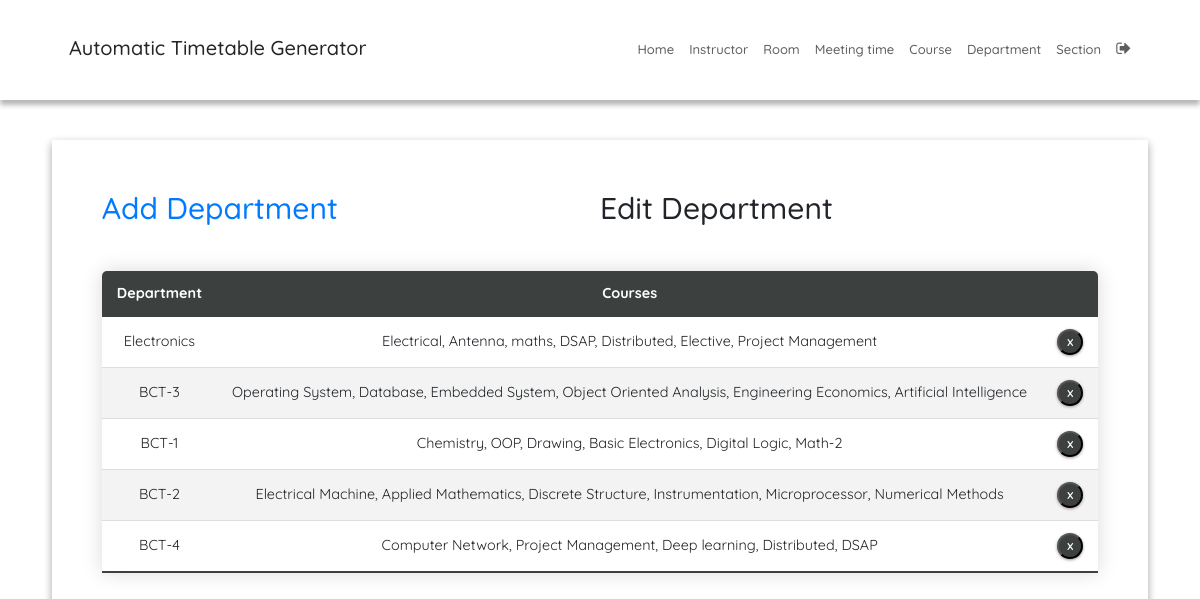
/departmentEdit/ (signed in), run on the app's committed database.
### SchedulerApp/models.py (models this page shows, shortened)
class Department(models.Model):
    dept_name = models.CharField(max_length=50)
    courses = models.ManyToManyField(Course)

### SchedulerApp/views.py (the view)
# urls.py: path('departmentEdit/', departmentEdit, name='departmentEdit'),
@login_required
def departmentEdit(request):
    course = defaultdict(list)
    for dept in Department.courses.through.objects.all():
        dept_name = Department.objects.filter(
            id=dept.department_id).values('dept_name')[0]['dept_name']
        course_name = Course.objects.filter(
            course_number=dept.course_id).values(
                'course_name')[0]['course_name']
        course[dept_name].append(course_name)
    context = {'departments': Department.objects.all(), 'course': course}
    return render(request, 'departmentEdit.html', context)

### SchedulerApp/templatetags/index.py (called while the page is built)
@register.filter
def dictKey(d, k):
    return ', '.join(d[k]) or ''

@register.tag
def active(parser, token):
    args = token.split_contents()
    template_tag = args[0]
    if len(args) < 2:
        raise (template.TemplateSyntaxError, f'{template_tag} tag requires at least one argument')
    return NavSelectedNode(args[1:])

    def render(self, context):
        path = context['request'].path
        for p in self.patterns:
            pValue = template.Variable(p).resolve(context)
            if path == pValue:
                return 'active'
        return ''

### templates/departmentEdit.html (shortened to what this page needs)
{% extends 'base.html' %}
{% block content %}
{% load static %}
{% load index %}
<fieldset class="fieldset">
  <div class="tablink">
    <a href="{% url 'departmentAdd'%}">
      <h1 onclick="openPage('new')" id="defaultOpen">Add Department</h1>
    </a>
    <h1 onclick="openPage('edit')" id="link_to_edit">Edit Department</h1>
  </div>
  <div class="tabcontent" id="edit">
    <table class="editTable">
      <thead>
        <tr class="table-headers">
          <th>Department</th>
          <th>Courses</th>
          <th class="empty"></th>
        </tr>
      </thead>
      <tbody>
        {% for dept in departments %}
        <tr>
          <td>{{dept.dept_name}}</td>
          <td>{{course|dictKey:dept.dept_name}}</td>
          <td class="empty">
            <form action="{% url 'deletedepartment' dept.id %}" method="post">
              <input type="submit" value="X" class="cross">
            </form>
          </td>
        </tr>
        {% endfor %}
      </tbody>
    </table>
  </div>
</fieldset>
{% endblock %}

### static/CSS/style.css (style rules this page uses)
:root { --green4: #343837; --green5: #303333; --green6: #454a49; --green7: #3c403f; --white: #fff; --grey: #aaa; --dark-grey: #444; --light-grey: #a29999; --lighter-grey: #dddddd; --lightest-grey: #f3f3f3; --box-shadow: #9e9292; }
html { font-size: 100%; box-sizing: border-box; scroll-behavior: smooth; }
html, body { margin: 0; padding: 0; width: 100vw; min-height: 100%; text-rendering: optimizeLegibility; font-family: "Quicksand", sans-serif; font-size: 62.5%; }
body { position: relative; }
a { text-decoration: none; }
fieldset { padding: 50px; border-radius: 0 0 8px 8px; background: transparent; box-shadow: rgba(0, 0, 0, 0.145) 0px 4px 8px, rgba(0, 0, 0, 0.24) 0px 3px 8px; border-top: 5px solid var(--green1); }
.fieldset { min-width: 65rem; font-size: 1.6rem; }
.tablink { display: grid; grid-template-columns: 1fr 1fr; }
.tablink h1 { color: var(--green3); padding-bottom: 2rem; cursor: pointer; font-size: 3rem; }
.tabcontent { display: grid; gap: 3rem; }
.editTable, .timetable { border-collapse: collapse; margin-top: 2rem; font-size: 0.9em; min-width: 40rem; border-radius: 5px 5px 0 0; overflow: hidden; box-shadow: 0 0 20px rgba(0, 0, 0, 0.15); text-align: center; }
.editTable thead tr, .timetable thead tr { background-color: var(--green7); color: var(--white); font-weight: bold; }
.editTable th, .editTable td, .timetable th, .timetable td { padding: 1.2rem 1.5rem; }
.editTable tbody tr, .timetable tbody tr { border-bottom: 1px solid var(--lighter-grey); }
.editTable tbody tr:nth-of-type(even), .timetable tbody tr:nth-of-type(even) { background-color: var(--lightest-grey); }
.editTable tbody tr:last-of-type, .timetable tbody tr:last-of-type { border-bottom: 2px solid var(--green7); }
.empty form { display: flex; justify-content: center; }
.cross { border-radius: 50%; font-size: 1rem; font-weight: bold; box-shadow: 0px 1px 3px 0px var(--box-shadow); padding: 4px; color: var(--white); background-color: var(--green7); cursor: pointer; width: 2.6rem; height: 2.6rem; }

### data on the page
Department: dept_name "Electronics", dept_name "Electrical, Antenna, maths, DSAP, Distributed, Elective, Project Management"
Department: dept_name "BCT-3", dept_name "Operating System, Database, Embedded System, Object Oriented Analysis, Engineering Economics, Artificial Intelligence"
Department: dept_name "BCT-1", dept_name "Chemistry, OOP, Drawing, Basic Electronics, Digital Logic, Math-2"
Department: dept_name "BCT-2", dept_name "Electrical Machine, Applied Mathematics, Discrete Structure, Instrumentation, Microprocessor, Numerical Methods"
Department: dept_name "BCT-4", dept_name "Computer Network, Project Management, Deep learning, Distributed, DSAP"
